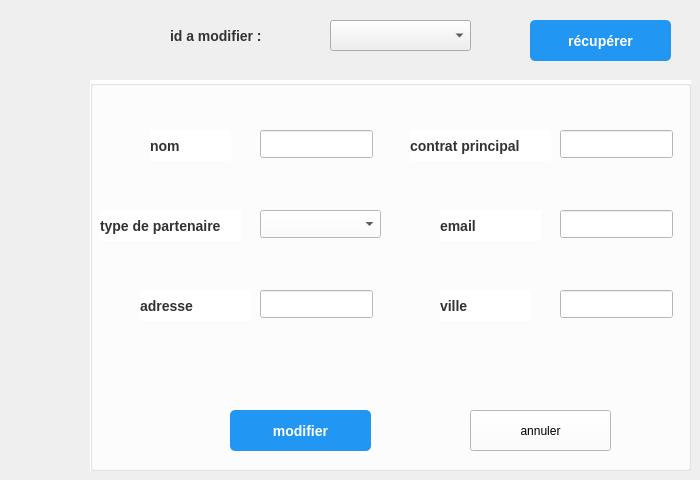
        <widget class="QWidget" name="tab">
         <attribute name="title">
          <string>modifier</string>
         </attribute>
         <widget class="QGroupBox" name="groupBox_4">
          <property name="geometry">
           <rect>
            <x>90</x>
            <y>80</y>
            <width>601</width>
            <height>391</height>
           </rect>
          </property>
          <property name="styleSheet">
           <string notr="true">background-color: rgb(255, 255, 255);</string>
          </property>
          <property name="title">
           <string/>
          </property>
          <widget class="QLineEdit" name="nomInput">
           <property name="geometry">
            <rect>
             <x>170</x>
             <y>50</y>
             <width>113</width>
             <height>28</height>
            </rect>
           </property>
           <property name="inputMask">
            <string/>
           </property>
          </widget>
          <widget class="QLineEdit" name="villeInput">
           <property name="geometry">
            <rect>
             <x>470</x>
             <y>210</y>
             <width>113</width>
             <height>28</height>
            </rect>
           </property>
          </widget>
          <widget class="QLineEdit" name="adresseInput">
           <property name="geometry">
            <rect>
             <x>170</x>
             <y>210</y>
             <width>113</width>
             <height>28</height>
            </rect>
           </property>
          </widget>
          <widget class="QLineEdit" name="contactPrincipalInput">
           <property name="geometry">
            <rect>
             <x>470</x>
             <y>50</y>
             <width>113</width>
             <height>28</height>
            </rect>
           </property>
          </widget>
          <widget class="QLineEdit" name="emailInput">
           <property name="geometry">
            <rect>
             <x>470</x>
             <y>130</y>
             <width>113</width>
             <height>28</height>
            </rect>
           </property>
           <property name="inputMask">
            <string/>
           </property>
           <property name="text">
            <string/>
           </property>
          </widget>
          <widget class="QLabel" name="label_25">
           <property name="geometry">
            <rect>
             <x>60</x>
             <y>50</y>
             <width>81</width>
             <height>31</height>
            </rect>
           </property>
           <property name="styleSheet">
            <string notr="true">QLabel {
    font-size: 14px; /* Taille de la police */
    font-weight: bold; /* Texte en gras */
    color: #333333; /* Couleur du texte gris foncé */
}</string>
           </property>
           <property name="text">
            <string>nom</string>
           </property>
          </widget>
          <widget class="QPushButton" name="modifier">
           <property name="geometry">
            <rect>
             <x>140</x>
             <y>330</y>
             <width>141</width>
             <height>41</height>
            </rect>
           </property>
           <property name="styleSheet">
            <string notr="true">QPushButton {
    background-color: #2196f3; /* Fond bleu */
    color: white; /* Texte blanc */
    font-size: 14px; /* Taille de la police */
    font-weight: bold; /* Texte en gras */
    border: none; /* Pas de bordure */
    border-radius: 5px; /* Coins arrondis */
    padding: 10px 20px; /* Espace intérieur */
}

QPushButton:hover {
    background-color: #1976d2; /* Fond bleu foncé au survol */
}

QPushButton:pressed {
    background-color: #0d47a1; /* Fond bleu très foncé au clic */
}</string>
           </property>
           <property name="text">
            <string>modifier</string>
           </property>
          </widget>
          <widget class="QPushButton" name="annuler_modification">
           <property name="geometry">
            <rect>
             <x>380</x>
             <y>330</y>
             <width>141</width>
             <height>41</height>
            </rect>
           </property>
           <property name="styleSheet">
            <string notr="true">QPushButton {
    background-color: #f44336; /* Fond rouge */
    color: white; /* Texte blanc */
    font-size: 14px; /* Taille de la police */
    font-weight: bold; /* Texte en gras */
    border: none; /* Pas de bordure */
    border-radius: 5px; /* Coins arrondis */
    padding: 10px 20px; /* Espace intérieur */
}

QPushButton:hover {
    background-color: #d32f2f; /* Fond rouge foncé au survol */
}

QPushButton:pressed {
    background-color: #b71c1c; /* Fond rouge très foncé au clic */
}
border-radius:10px;</string>
           </property>
           <property name="text">
            <string>annuler</string>
           </property>
          </widget>
          <widget class="QLabel" name="label_26">
           <property name="geometry">
            <rect>
             <x>10</x>
             <y>130</y>
             <width>141</width>
             <height>31</height>
            </rect>
           </property>
           <property name="styleSheet">
            <string notr="true">QLabel {
    font-size: 14px; /* Taille de la police */
    font-weight: bold; /* Texte en gras */
    color: #333333; /* Couleur du texte gris foncé */
}</string>
           </property>
           <property name="text">
            <string>type de partenaire</string>
           </property>
          </widget>
          <widget class="QLabel" name="label_28">
           <property name="geometry">
            <rect>
             <x>320</x>
             <y>50</y>
             <width>141</width>
             <height>31</height>
            </rect>
           </property>
           <property name="styleSheet">
            <string notr="true">QLabel {
    font-size: 14px; /* Taille de la police */
    font-weight: bold; /* Texte en gras */
    color: #333333; /* Couleur du texte gris foncé */
}</string>
           </property>
           <property name="text">
            <string>contrat principal</string>
           </property>
          </widget>
          <widget class="QLabel" name="label_36">
           <property name="geometry">
            <rect>
             <x>350</x>
             <y>210</y>
             <width>91</width>
             <height>31</height>
            </rect>
           </property>
           <property name="styleSheet">
            <string notr="true">QLabel {
    font-size: 14px; /* Taille de la police */
    font-weight: bold; /* Texte en gras */
    color: #333333; /* Couleur du texte gris foncé */
}</string>
           </property>
           <property name="text">
            <string>ville</string>
           </property>
          </widget>
          <widget class="QLabel" name="label_37">
           <property name="geometry">
            <rect>
             <x>50</x>
             <y>210</y>
             <width>111</width>
             <height>31</height>
            </rect>
           </property>
           <property name="styleSheet">
            <string notr="true">QLabel {
    font-size: 14px; /* Taille de la police */
    font-weight: bold; /* Texte en gras */
    color: #333333; /* Couleur du texte gris foncé */
}</string>
           </property>
           <property name="text">
            <string>adresse</string>
           </property>
          </widget>
          <widget class="QLabel" name="label_39">
           <property name="geometry">
            <rect>
             <x>350</x>
             <y>130</y>
             <width>101</width>
             <height>31</height>
            </rect>
           </property>
           <property name="styleSheet">
            <string notr="true">QLabel {
    font-size: 14px; /* Taille de la police */
    font-weight: bold; /* Texte en gras */
    color: #333333; /* Couleur du texte gris foncé */
}</string>
           </property>
           <property name="text">
            <string>email</string>
           </property>
          </widget>
          <widget class="QComboBox" name="typePartenaireInput">
           <property name="geometry">
            <rect>
             <x>170</x>
             <y>130</y>
             <width>121</width>
             <height>28</height>
            </rect>
           </property>
           <property name="styleSheet">
            <string notr="true">background-color: rgb(255, 255, 255);
color: rgb(0, 0, 0);</string>
           </property>
          </widget>
         </widget>
         <widget class="QLabel" name="label_40">
          <property name="geometry">
           <rect>
            <x>170</x>
            <y>20</y>
            <width>141</width>
            <height>31</height>
           </rect>
          </property>
          <property name="styleSheet">
           <string notr="true">QLabel {
    font-size: 14px; /* Taille de la police */
    font-weight: bold; /* Texte en gras */
    color: #333333; /* Couleur du texte gris foncé */
}</string>
          </property>
          <property name="text">
           <string>id a modifier :</string>
          </property>
         </widget>
         <widget class="QPushButton" name="recuperer">
          <property name="geometry">
           <rect>
            <x>530</x>
            <y>20</y>
            <width>141</width>
            <height>41</height>
           </rect>
          </property>
          <property name="styleSheet">
           <string notr="true">QPushButton {
    background-color: #2196f3; /* Fond bleu */
    color: white; /* Texte blanc */
    font-size: 14px; /* Taille de la police */
    font-weight: bold; /* Texte en gras */
    border: none; /* Pas de bordure */
    border-radius: 5px; /* Coins arrondis */
    padding: 10px 20px; /* Espace intérieur */
}

QPushButton:hover {
    background-color: #1976d2; /* Fond bleu foncé au survol */
}

QPushButton:pressed {
    background-color: #0d47a1; /* Fond bleu très foncé au clic */
}</string>
          </property>
          <property name="text">
           <string>récupérer</string>
          </property>
         </widget>
         <widget class="QComboBox" name="comboBoxPartenaires">
          <property name="geometry">
           <rect>
            <x>330</x>
            <y>20</y>
            <width>141</width>
            <height>31</height>
           </rect>
          </property>
         </widget>
        </widget>
